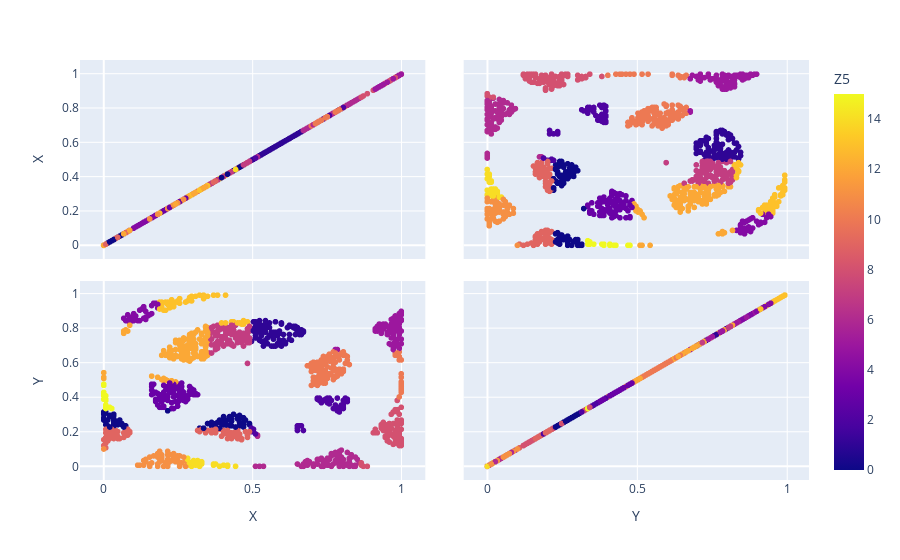

The code cell stored with this chart in its notebook:
### Code cell
df_pred_distance=pd.DataFrame(pd.concat([pd.DataFrame(X_test,columns=['X','Y']),pd.DataFrame(Y_pred_1,columns=[select_name_Z])],axis=1))
fig = px.scatter_matrix(df_pred_distance,
    dimensions=['X','Y'],
    color=select_name_Z)
fig.show()

### Figure 1 — Plotly figure (JSON) as saved in the notebook; plotly's stock layout.template omitted (floating-point values rounded to 4 significant figures; data arrays with more than 128 entries replaced by an {"elided": "..."} marker saying what was removed)
{"data": [{"dimensions": [{"axis": {"matches": true}, "label": "X", "values": {"elided": "1071 float values"}}, {"axis": {"matches": true}, "label": "Y", "values": {"elided": "1071 float values"}}], "hovertemplate": "%{xaxis.title.text}=%{x}<br>%{yaxis.title.text}=%{y}<br>Z5=%{marker.color}<extra></extra>", "legendgroup": "", "marker": {"color": {"elided": "1071 int values"}, "coloraxis": "coloraxis", "symbol": "circle"}, "name": "", "showlegend": false, "type": "splom"}], "layout": {"coloraxis": {"colorbar": {"title": {"text": "Z5"}}, "colorscale": [[0, "#0d0887"], [0.1111, "#46039f"], [0.2222, "#7201a8"], [0.3333, "#9c179e"], [0.4444, "#bd3786"], [0.5556, "#d8576b"], [0.6667, "#ed7953"], [0.7778, "#fb9f3a"], [0.8889, "#fdca26"], [1, "#f0f921"]]}, "dragmode": "select", "legend": {"tracegroupgap": 0}, "margin": {"t": 60}}}
